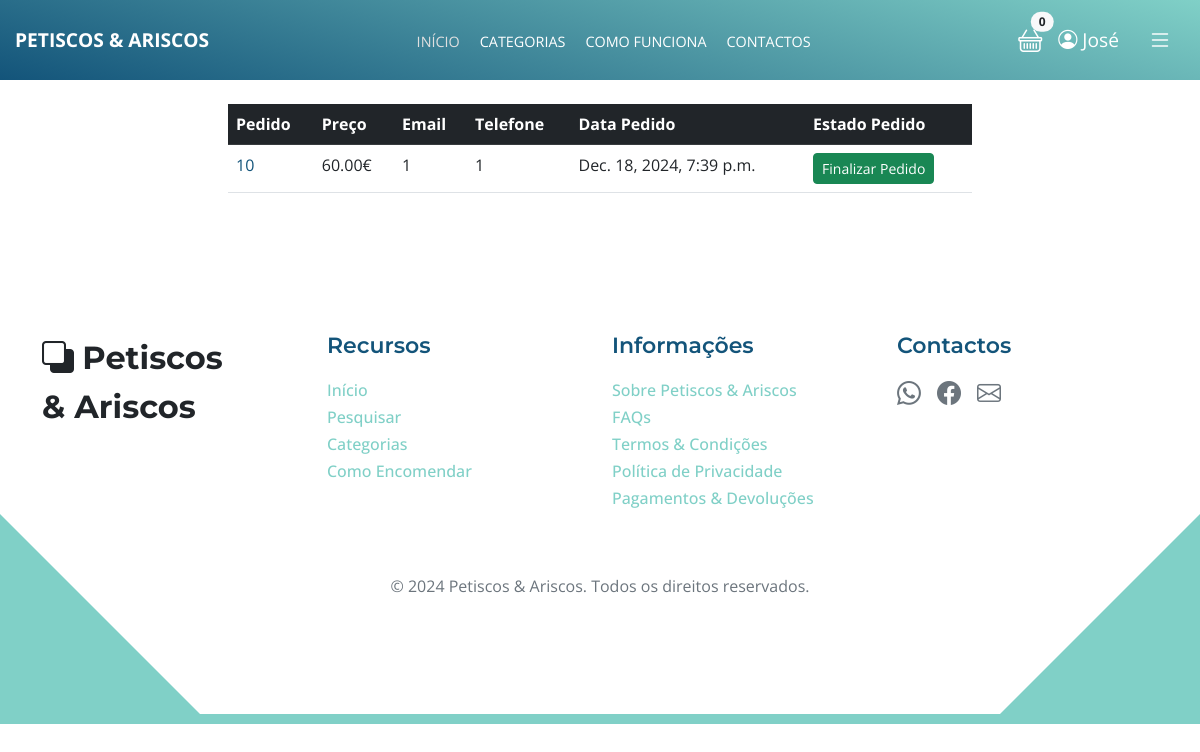
The page /pagamentos/pedidos_inacabados (signed in) on the database as committed earlier.
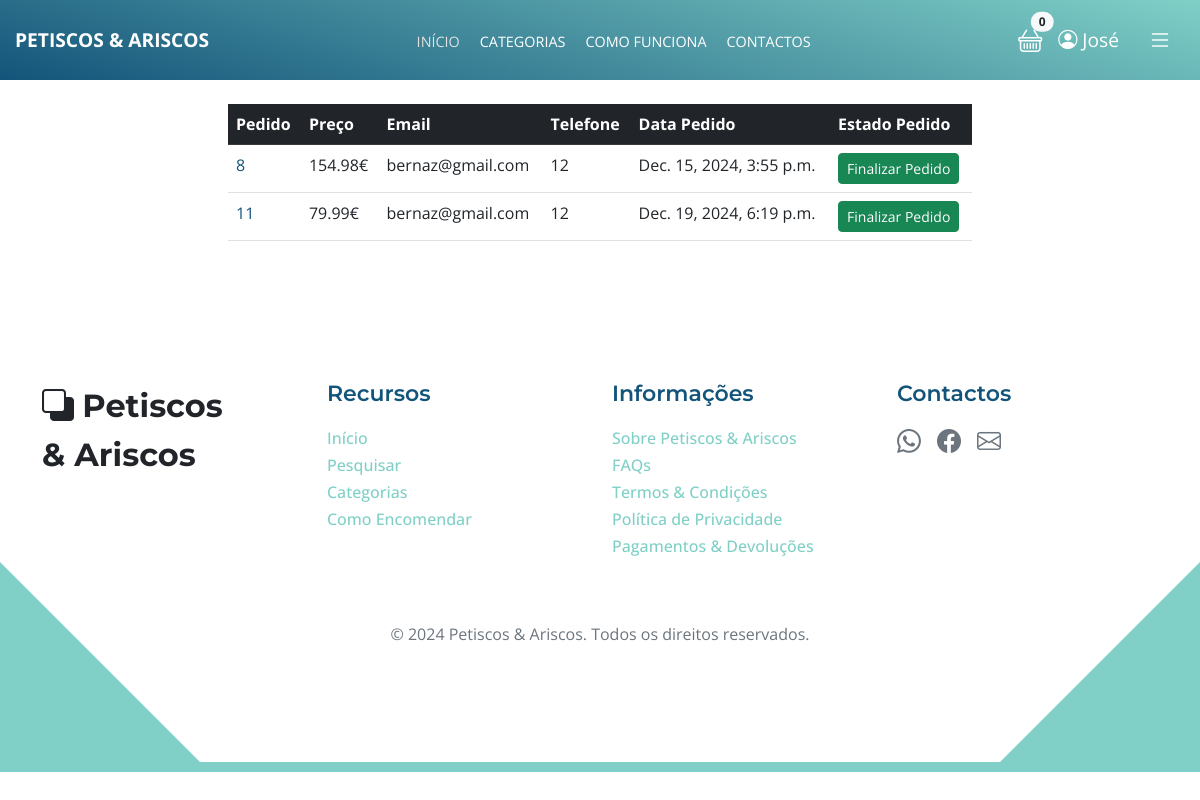
The same page on the database as committed later.
### pagamentos/models.py (models this page shows, shortened)
class Order(models.Model):
    user = models.ForeignKey(User, on_delete=models.CASCADE, null=True, blank=True)
    full_name = models.CharField(max_length=250)
    email = models.EmailField(max_length=250)
    shipping_address = models.TextField(max_length=1500)
    phone = models.CharField(max_length=200, null=True, blank=True)
    amount_paid = models.DecimalField(max_digits=10, decimal_places=2)
    date_ordered = models.DateTimeField(auto_now_add=True)
    shipped = models.BooleanField(default=False)
    date_shipped = models.DateTimeField(blank=True, null=True)

### pagamentos/views.py (the view, shortened to what this page needs)
# urls.py: path('pedidos_inacabados', views.not_shipped_dash, name='not_shipped_dash'),
def not_shipped_dash(request):
	if request.user.is_authenticated and request.user.is_superuser:
		orders = Order.objects.filter(shipped=False)
		return render(request, "payment/not_shipped_dash.html", {"orders":orders})
	else:
		messages.success(request, "Access Denied")
		return redirect('home')

### carrinho/cart.py (called while the page is built)
	def __len__(self):
		return len(self.cart)

### carrinho/context_processors.py (called while the page is built)
def cart(request):
	return {'cart': Cart(request)}

### pagamentos/templates/payment/not_shipped_dash.html (shortened to what this page needs)
{% extends 'base.html' %}
{% block content %}
        <div class="container">
            <div class="row">
                <center>
                    <div class="col-8">
                        <br/>
                        <table class="table">
                            <thead class="table-dark">
                                <tr>
                                    <th scope="col">Pedido</th>
                                    <th scope="col">Preço</th>
                                    <th scope="col">Email</th>
                                    <th scope="col">Telefone</th>
                                    <th scope="col">Data Pedido</th>
                                    <th scope="col">Estado Pedido</th>
                                </tr>
                            </thead>
                            <tbody>
                                {% for item in orders %}
                                <tr>
                                    <td><a href="{% url 'orders' item.id %}">{{ item.id }}</a></td>
                                    <td>{{ item.amount_paid }}€</td>
                                    <td>{{ item.email }}</td>
                                    <td>{{ item.phone }}</td>
                                    <td>{{ item.date_ordered }}</td>
                                    <td>
                                    <form method="POST">
                                            <button type="submit" class="btn btn-success btn-sm">Finalizar Pedido</button>
                                        </form>
                                    </td>
                                </tr>
                                {% endfor %}
                            </tbody>
                        </table>
                        <br/>
                    </div>
                </center>
            </div>
        </div>
{% endblock %}

Rows that differ between the two databases and show on the page:
no longer on this page (row edited): Order: id "10", amount_paid "60.00", email "1", phone "1", date_ordered "Dec. 18, 2024, 7:39 p.m."
now on this page (row edited): Order: id "8", amount_paid "154.98", email "bernaz@gmail.com", phone "12", date_ordered "Dec. 15, 2024, 3:55 p.m."
added Order: id "11", amount_paid "79.99", email "bernaz@gmail.com", phone "12", date_ordered "Dec. 19, 2024, 6:19 p.m."
